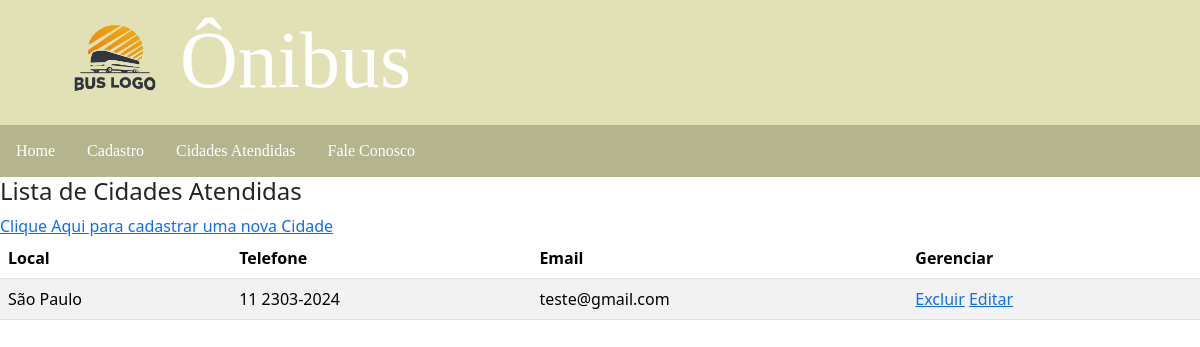
The app's page /cidades-atendidas/, older data.
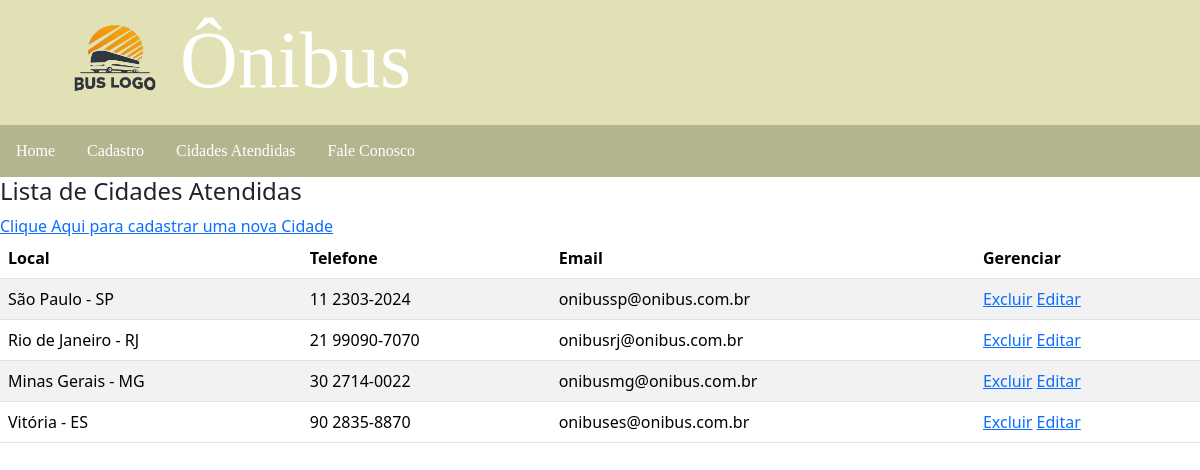
The same page, newer data.
### cidades/models.py (models this page shows)
class Cidade(models.Model):
    local = models.CharField(max_length=100)
    telefone = models.CharField(max_length=14)
    email = models.CharField(max_length=30)
    created_at = models.DateTimeField(default=datetime.now)
    update_at = models.DateTimeField(default=datetime.now, blank=True)

### cidades/views.py (the view)
# urls.py: path('', views.listar, name='cadastro'),
def listar(request):
    lista_cidade = Cidade.objects.all()
    return render(request, 'cidades.html', {'lista': lista_cidade})

### cidades/templates/cidades.html
{% extends 'topo.html' %}
{% block content %}
    <h4>Lista de Cidades Atendidas</h4>
    <a href="{% url 'link_cadastrar' %}">Clique Aqui para cadastrar uma nova Cidade</a>
    <table class="table table-striped">
        <thead>
            <tr>
                <th>Local</th>
                <th>Telefone</th>
                <th>Email</th>
                <th>Gerenciar</th>
            </tr>
        </thead>
        <tbody>
            {% if lista %}
                {% for cidade in lista %}
                    <tr>
                        <td>{{ cidade.local }}</td>
                        <td>{{ cidade.telefone }}</td>
                        <td>{{ cidade.email }}</td>
                        <td>
                         <a href="{% url 'deletar_cidade' cidade.id %}">
                            Excluir</a>
                            <a href="{% url 'editar_cidade' cidade.id %}">
                            Editar</a>
                        </td>
                    </tr>
                {% endfor %}
            {% else %}
                <tr>
                    <td class="text-center" colspan="3">
                        Nenhuma cidade cadastrada
                    </td>
                </tr>
            {% endif %}
        </tbody>
    </table>
{% endblock %}

Row changes from the older to the newer data that the page shows:
changed Cidade: local "São Paulo" → "São Paulo - SP"; email "teste@gmail.com" → "onibussp@onibus.com.br"
added Cidade: local "Rio de Janeiro - RJ", telefone "21 99090-7070", email "onibusrj@onibus.com.br"
added Cidade: local "Minas Gerais - MG", telefone "30 2714-0022", email "onibusmg@onibus.com.br"
added Cidade: local "Vitória - ES", telefone "90 2835-8870", email "onibuses@onibus.com.br"
